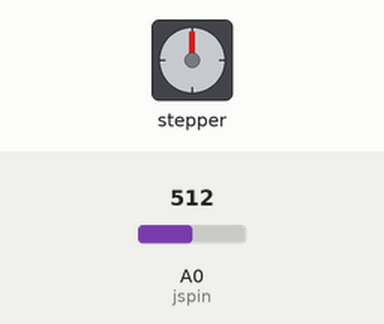
A sketch run on a simulated Arduino Uno, built with avr-gcc and run on an emulated ATmega328P. Parts: stepper motor. The test bench sets the inputs (shaded band); at power-on: A0 (jspin) = 512. Stepper angles assume 2048 steps per turn.

Above: at 1.2 s.
1.3 s: A0 (jspin) set to 500
At 1.75 s:
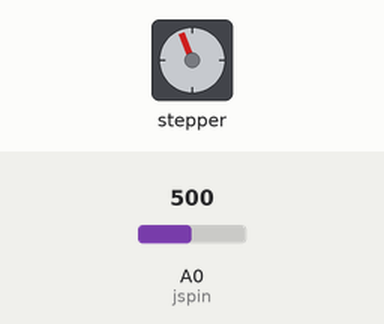
4.3 s: A0 (jspin) set to 511
At 5.1 s:
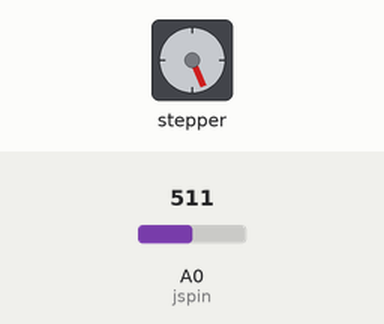
5.9 s: A0 (jspin) set to 490
At 6.66 s:
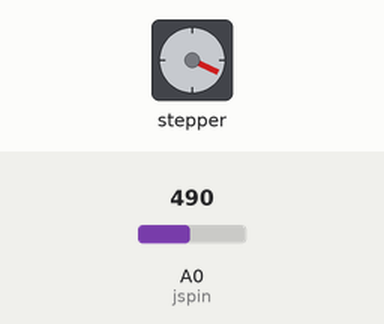
Timing chart, 0 to 14.9 s (numbered marks = the images above; inputs shaded):
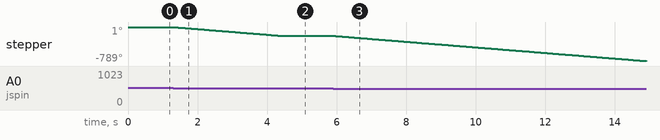

The sketch:

joystick.ino
```cpp
#include <Stepper.h>

// Define Constants

// Number of steps per internal motor revolution
const float STEPS_PER_REV = 32;

//  Amount of Gear Reduction
const float GEAR_RED = 64;

// Number of steps per geared output rotation
const float STEPS_PER_OUT_REV = STEPS_PER_REV * GEAR_RED;

// Define Variables

// Number of Steps Required
int StepsRequired;
int jspin = A0;
int jsval;
int turn;
// Create Instance of Stepper Class
// Specify Pins used for motor coils
// The pins used are 8,9,10,11
// Connected to ULN2003 Motor Driver In1, In2, In3, In4
// Pins entered in sequence 1-3-2-4 for proper step sequencing

Stepper steppermotor(STEPS_PER_REV, 8, 10, 9, 11);

void setup()
{
}

void loop()
{
   steppermotor.setSpeed(700);    // set speed to 700rpm
jsval = analogRead(jspin);
turn = map(jsval, 0, 1024, -6144, 6144);// map the jsval (A1) to the min value -6144 (3 reverse turns) and the max value 6144 (3 turns) and save in spot turn
if (jsval <= 1024 && jsval >= 550){
steppermotor.step(turn);
}
if (jsval <= 500 && jsval >= 0){
steppermotor.step(turn);
}
}
```

Measured:
- the behaviour switches between 501 and 500 on A0 (jspin) (found by bisection; images 0 and 1)
- after the input at 1.3 s, stepper: keeps turning counter-clockwise at about 66°/s, starting at once
- after the input at 4.3 s, stepper: goes on until 4.4 s, then stays -203°
- after the input at 5.9 s, stepper: keeps turning counter-clockwise at about 65°/s, starting at once
